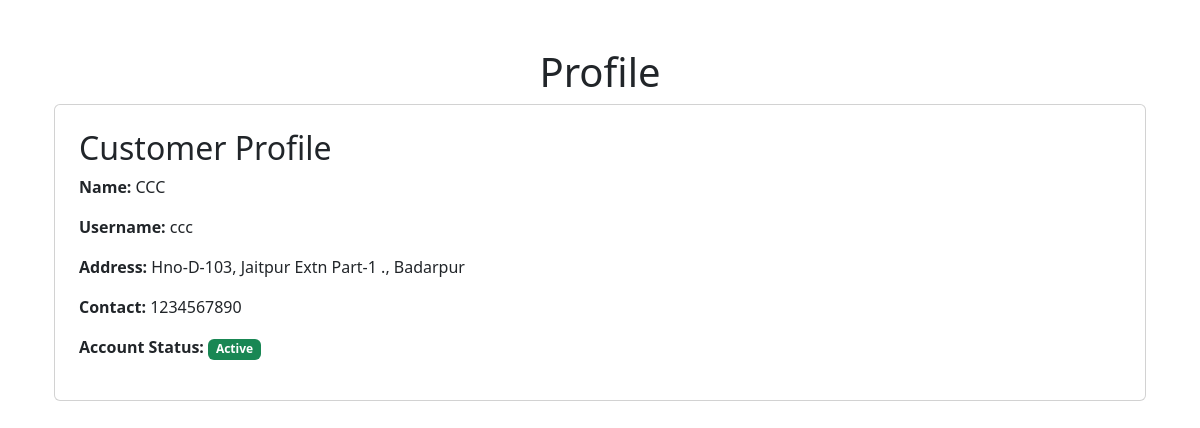
The app's page /profile (signed in) with its own data.
### models.py (models this page shows)
class User(db.Model):
    __tablename__ = "user"
    id = db.Column(db.Integer, primary_key=True)
    username = db.Column(db.String(80), unique=True, nullable=False)
    passhash = db.Column(db.String(80), nullable=False)
    name = db.Column(db.String(80), nullable=False)
    role = db.Column(db.String(20), nullable=False)
    is_blocked = db.Column(db.Boolean, default=False, nullable=False)
    is_admin = db.Column(db.Boolean, default=False, nullable=False)
    professional = db.relationship('Professional', backref='user', lazy=True)
    customer = db.relationship('Customer', backref='user', lazy=True)

class Customer(db.Model):
    __tablename__ = 'customer'
    id = db.Column(db.Integer, db.ForeignKey('user.id'), primary_key=True)
    address = db.Column(db.Text, nullable=False)
    pincode = db.Column(db.String(6), nullable=False)
    contact = db.Column(db.String(10), nullable=False)
    service_requests = db.relationship('ServiceRequest', back_populates='customer', lazy=True)

### app.py (the view)
@app.route('/profile')
def profile():
    user, professional, customer = None, None, None
    if 'user_id' not in session:
        user = {"role":None}
    else:
        user = User.query.get(session['user_id'])
        professional = Professional.query.get(session['user_id'])
        customer = Customer.query.get(session['user_id'])
    return render_template('profile.html',user=user,professional=professional,customer=customer)

### templates/profile.html (shortened to what this page needs)
{% extends "layout.html" %}  {% block content %}
<div class="container mt-5">
  <h1 class="text-center">Profile</h1>
  <div class="profile-section card p-4">
    {% if user.role == 'customer' %}
    <h2>Customer Profile</h2>
    <p><strong>Name:</strong> {{ user.name }}</p>
    <p><strong>Username:</strong> {{ user.username }}</p>
    <p><strong>Address:</strong> {{ customer.address }}</p>
    <p><strong>Contact:</strong> {{ customer.contact }}</p>
    <p>
      <strong>Account Status:</strong>
      {% if user.is_blocked %}
      <span class="badge text-bg-danger">Blocked</span>
      {% else %}
      <span class="badge text-bg-success">Active</span>
      {% endif %}
    </p>
    {% endif %}
  </div>
</div>
{% endblock %}

### records on screen
User: name "CCC", username "ccc"
Customer: address "Hno-D-103, Jaitpur Extn Part-1 ., Badarpur", contact "1234567890"
